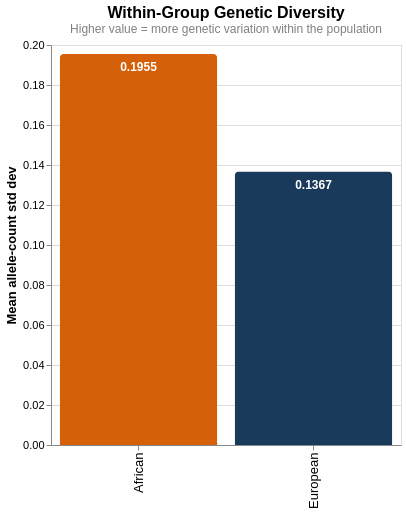

The notebook cell this image was saved under:
### Code cell
# Create a Bar chart to display and compare African vs European within-group diversity

# Build a small dataframe for Altair
df_diversity = pd.DataFrame({
    'Population': ['European', 'African'],
    'Diversity': [eur_diversity, afr_diversity],
    'Description': [
        f'n≈{len(eur_samples)} samples',
        f'n≈{len(afr_samples)} samples'
    ]
})

chart_diversity = alt.Chart(df_diversity).mark_bar(
    cornerRadiusTopLeft=4,
    cornerRadiusTopRight=4
).encode(
    x=alt.X('Population:N',
        axis=alt.Axis(labelFontSize=13, titleFontSize=14),
        title=None),
    y=alt.Y('Diversity:Q',
        title='Mean allele-count std dev',
        scale=alt.Scale(zero=True),
        axis=alt.Axis(labelFontSize=11, titleFontSize=13)),
    color=alt.Color('Population:N',
        scale=alt.Scale(
            domain=['European', 'African'],
            range=['#1A3A5C', '#D4600A']),
        legend=None),
    tooltip=[
        alt.Tooltip('Population:N', title='Population'),
        alt.Tooltip('Diversity:Q', title='Diversity', format='.4f'),
        alt.Tooltip('Description:N', title='Samples')
    ]
).properties(
    title=alt.TitleParams(
        text='Within-Group Genetic Diversity',
        subtitle='Higher value = more genetic variation within the population',
        fontSize=16,
        subtitleFontSize=12,
        subtitleColor='gray'
    ),
    width=350,
    height=400
)

# Add a text label on top of each bar showing the actual value of the within-group variability
text = chart_diversity.mark_text(
    align='center',
    baseline='top',
    dy=8,
    fontSize=12,
    fontWeight='bold'
).encode(
    text=alt.Text('Diversity:Q', format='.4f'),
    color=alt.value('white')
)

final_chart = (chart_diversity + text)

final_chart.save('/Users/tim/bioinformatics-portfolio/01b-genes-and-geography/results/figures/diversity_comparison.html')

# Save PNG for README
import vl_convert as vlc
png_bytes = vlc.vegalite_to_png(final_chart.to_json(), scale=2)
with open('/Users/tim/bioinformatics-portfolio/01b-genes-and-geography/results/figures/diversity_comparison.png', 'wb') as f:
    f.write(png_bytes)

final_chart

### Figure 1 — Vega-Lite specification as saved in the notebook (floating-point values rounded to 4 significant figures)
{"config": {"view": {"continuousWidth": 300, "continuousHeight": 300}}, "layer": [{"mark": {"type": "bar", "cornerRadiusTopLeft": 4, "cornerRadiusTopRight": 4}, "encoding": {"color": {"field": "Population", "legend": null, "scale": {"domain": ["European", "African"], "range": ["#1A3A5C", "#D4600A"]}, "type": "nominal"}, "tooltip": [{"field": "Population", "title": "Population", "type": "nominal"}, {"field": "Diversity", "format": ".4f", "title": "Diversity", "type": "quantitative"}, {"field": "Description", "title": "Samples", "type": "nominal"}], "x": {"axis": {"labelFontSize": 13, "titleFontSize": 14}, "field": "Population", "title": null, "type": "nominal"}, "y": {"axis": {"labelFontSize": 11, "titleFontSize": 13}, "field": "Diversity", "scale": {"zero": true}, "title": "Mean allele-count std dev", "type": "quantitative"}}, "title": {"text": "Within-Group Genetic Diversity", "fontSize": 16, "subtitle": "Higher value = more genetic variation within the population", "subtitleColor": "gray", "subtitleFontSize": 12}}, {"mark": {"type": "text", "align": "center", "baseline": "top", "dy": 8, "fontSize": 12, "fontWeight": "bold"}, "encoding": {"color": {"value": "white"}, "text": {"field": "Diversity", "format": ".4f", "type": "quantitative"}, "tooltip": [{"field": "Population", "title": "Population", "type": "nominal"}, {"field": "Diversity", "format": ".4f", "title": "Diversity", "type": "quantitative"}, {"field": "Description", "title": "Samples", "type": "nominal"}], "x": {"axis": {"labelFontSize": 13, "titleFontSize": 14}, "field": "Population", "title": null, "type": "nominal"}, "y": {"axis": {"labelFontSize": 11, "titleFontSize": 13}, "field": "Diversity", "scale": {"zero": true}, "title": "Mean allele-count std dev", "type": "quantitative"}}, "title": {"text": "Within-Group Genetic Diversity", "fontSize": 16, "subtitle": "Higher value = more genetic variation within the population", "subtitleColor": "gray", "subtitleFontSize": 12}}], "data": {"name": "data-b860a5a6edd1bed8320af4007ca7f234"}, "height": 400, "width": 350, "$schema": "https://vega.github.io/schema/vega-lite/v6.4.1.json", "datasets": {"data-b860a5a6edd1bed8320af4007ca7f234": [{"Population": "European", "Diversity": 0.1367, "Description": "n≈379 samples"}, {"Population": "African", "Diversity": 0.1955, "Description": "n≈246 samples"}]}}
